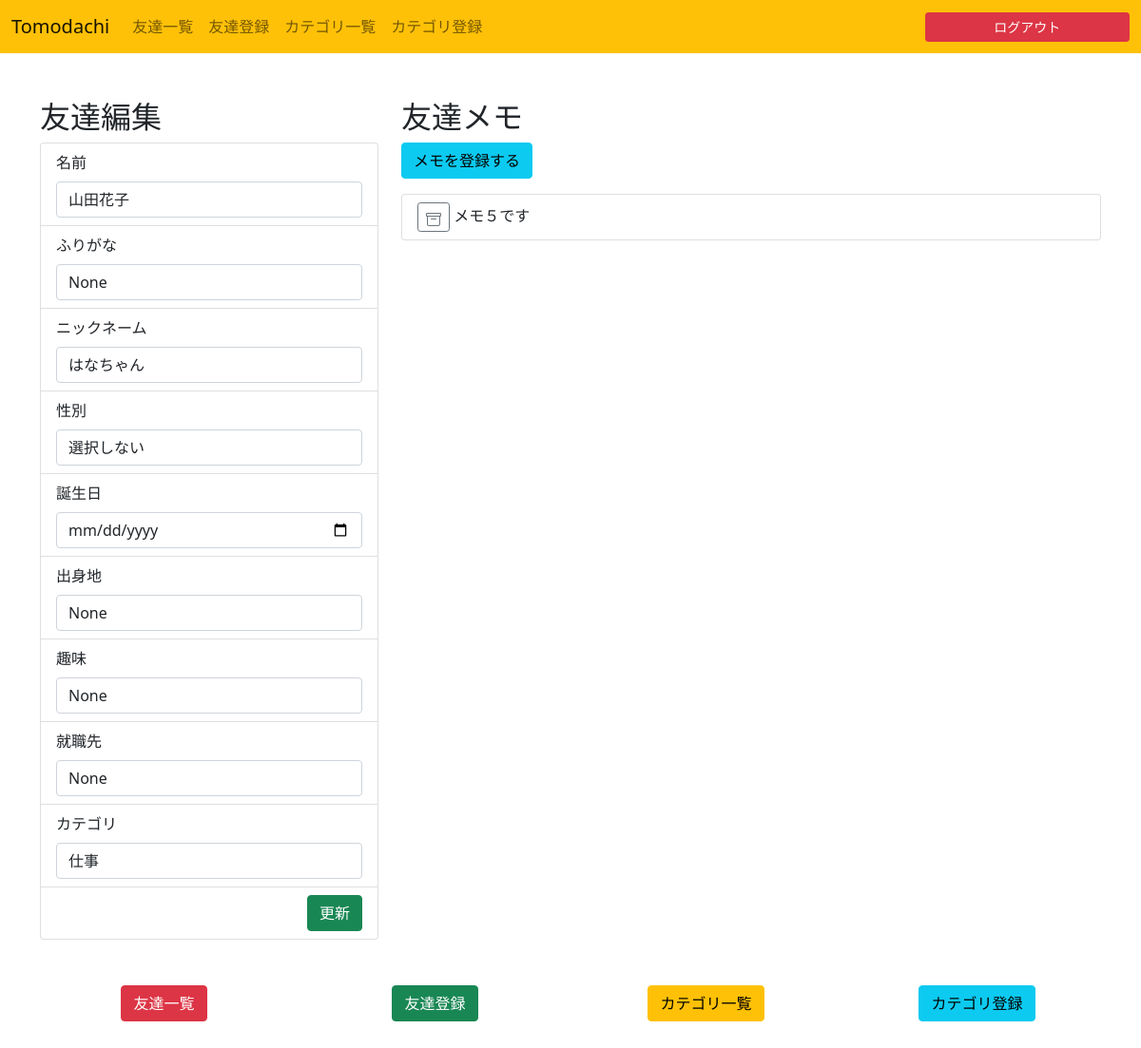
Page /2/ (signed in) on the committed database.
### friendslist/models.py (models this page shows)
class Friend(models.Model):
    name = models.CharField(default="", max_length=20)
    furigana = models.CharField(blank=True, null=True, max_length=20)
    nickname = models.CharField(blank=True, null=True, max_length=20)
    sex = models.IntegerField(default=0)
    birthday = models.DateField(blank=True, null=True, auto_now=False, auto_now_add=False)
    birthplace = models.CharField(blank=True, null=True, max_length=30)
    hobby = models.CharField(blank=True, null=True, max_length=30)
    company = models.CharField(blank=True, null=True, max_length=30)
    created_at = models.DateTimeField(auto_now_add=True)
    updated_at = models.DateTimeField(auto_now=True)
    user = models.ForeignKey(get_user_model(), on_delete=models.CASCADE)
    category = models.ForeignKey(Category, on_delete=models.CASCADE, default=1)

class Category(models.Model):
    name = models.CharField(default="", max_length=20)
    created_at = models.DateTimeField(auto_now_add=True)
    updated_at = models.DateTimeField(auto_now=True)
    user = models.ForeignKey(get_user_model(), on_delete=models.CASCADE)

class Memo(models.Model):
    text = models.CharField(default="", max_length=100)
    created_at = models.DateTimeField(auto_now_add=True)
    updated_at = models.DateTimeField(auto_now=True)
    friend = models.ForeignKey(Friend, on_delete=models.CASCADE)

### friendslist/views.py (the view)
# urls.py: path('<slug:pk>/', views.friend, name="friend"),
@login_required
def friend(request, pk):
    if request.method == 'POST':
        friend = Friend.objects.get(pk=pk)
        form = FriendForm(request.POST, instance=friend)
        if form.is_valid():
            friend.save()
    user = request.user
    categories = Category.objects.filter(user=user)
    friend = Friend.objects.get(pk=pk)
    if friend.birthday is not None:
        friend_birthday = "{0:%Y-%m-%d}".format(friend.birthday)
    else:
        friend_birthday = friend.birthday
    memos = Memo.objects.filter(friend=friend)
    context = {
        'categories': categories,
        'friend': friend,
        'friend_birthday': friend_birthday,
        'memos': memos,
    }
    return render(request, 'friendslist/friend.html', context)

### templates/friendslist/friend.html (shortened to what this page needs)
{% extends 'friendslist/base.html' %}
{% block content %}
<main class="container mb-5">
    <form class="row" method="POST">
        <div class="col col-md-4">
            <h2>友達編集</h2>
            <ul class="list-group">
                <li class="list-group-item">
                    <label class="form-label">名前</label>
                    <input type="text" class="form-control" id="id_name" name="name" value="{{ friend.name }}">
                </li>
                <li class="list-group-item">
                    <label class="form-label">ふりがな</label>
                    <input type="text" class="form-control" id="id_furigana" name="furigana" value="{{ friend.furigana }}">
                </li>
                <li class="list-group-item">
                    <label class="form-label">ニックネーム</label>
                    <input type="text" class="form-control" id="id_nickname" name="nickname" value="{{ friend.nickname }}">
                </li>
                <li class="list-group-item">
                    <label class="form-label">性別</label>
                    <select class="form-control" id="id_sex" name="sex">
                        <option value="0" {% if friend.sex == 0 %}selected{% endif %}>選択しない</option>
                    </select>
                </li>
                <li class="list-group-item">
                    <label class="form-label">誕生日</label>
                    <input type="date" class="form-control" id="id_birthday" name="birthday" value="{{ friend_birthday }}">
                </li>
                <li class="list-group-item">
                    <label class="form-label">出身地</label>
                    <input type="text" class="form-control" id="id_birthplace" name="birthplace" value="{{ friend.birthplace }}">
                </li>
                <li class="list-group-item">
                    <label class="form-label">趣味</label>
                    <input type="text" class="form-control" id="id_hobby" name="hobby" value="{{ friend.hobby }}">
                </li>
                <li class="list-group-item">
                    <label class="form-label">就職先</label>
                    <input type="text" class="form-control" id="id_company" name="company" value="{{ friend.company }}">
                </li>
                <li class="list-group-item">
                    <label class="form-label">カテゴリ</label>
                    <select class="form-control" id="id_category" name="category">
                        {% for category in categories %}
                        <option value="{{ category.pk }}" {% if category.pk == friend.category.pk %}selected{% endif %}>{{ category.name }}</option>
                        {% endfor %}
                    </select>
                </li>
                <li class="list-group-item">
                    <button type="submit" class="btn btn-success float-end">更新</button>
                </li>
            </ul>
        </div>
        <div class="column col-md-8">
            <h2>友達メモ</h2>
            <a class="btn btn-info mb-3" href="{% url 'memo_create' friend.pk %}" role="button">メモを登録する</a>
            <ul class="list-group">
                {% for memo in memos %}
                <li class="list-group-item">
                    <a href="{% url 'memo_delete' friend.pk memo.pk %}" class="btn btn-outline-secondary btn-sm">
                    </a>
                    {{ memo.text }}
                </li>
                {% endfor %}
            </ul>
        </div>
    </form>
</main>
{% endblock %}

### rows in the picture
Friend: name "山田花子", furigana "None", nickname "はなちゃん", sex "選択しない", birthplace "None", hobby "None", company "None", category "仕事"
Memo: text "メモ５です"
